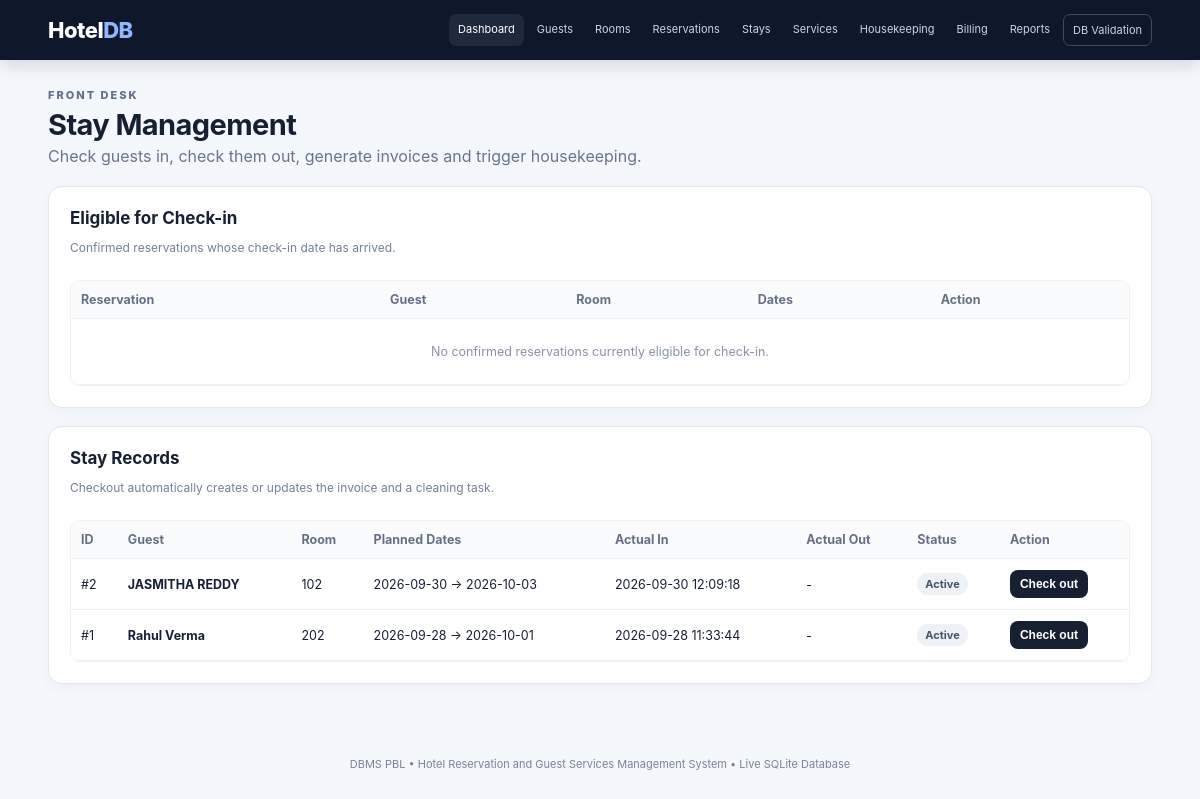
The app's page /stays with its own data.
### tables this page shows
CREATE TABLE stay (
    stay_id INTEGER PRIMARY KEY AUTOINCREMENT,
    reservation_id INTEGER NOT NULL UNIQUE,
    actual_check_in TEXT,
    actual_check_out TEXT,
    status TEXT NOT NULL DEFAULT 'Active'
        CHECK (status IN ('Active','Completed')),
    FOREIGN KEY (reservation_id) REFERENCES reservation(reservation_id)
);

CREATE TABLE room (
    room_id INTEGER PRIMARY KEY AUTOINCREMENT,
    room_number TEXT NOT NULL UNIQUE,
    room_type_id INTEGER NOT NULL,
    floor INTEGER NOT NULL CHECK (floor >= 0),
    status TEXT NOT NULL DEFAULT 'Available'
        CHECK (status IN ('Available','Occupied','Maintenance','Cleaning')),
    FOREIGN KEY (room_type_id) REFERENCES room_type(room_type_id)
);

CREATE TABLE reservation (
    reservation_id INTEGER PRIMARY KEY AUTOINCREMENT,
    guest_id INTEGER NOT NULL,
    room_id INTEGER NOT NULL,
    rate_plan_id INTEGER NOT NULL,
    reservation_date TEXT NOT NULL DEFAULT CURRENT_DATE,
    check_in_date TEXT NOT NULL,
    check_out_date TEXT NOT NULL,
    number_of_guests INTEGER NOT NULL CHECK (number_of_guests > 0),
    status TEXT NOT NULL DEFAULT 'Confirmed'
        CHECK (status IN ('Pending','Confirmed','Cancelled','Completed')),
    FOREIGN KEY (guest_id) REFERENCES guest(guest_id),
    FOREIGN KEY (room_id) REFERENCES room(room_id),
    FOREIGN KEY (rate_plan_id) REFERENCES rate_plan(rate_plan_id),
    CHECK (date(check_out_date) > date(check_in_date))
);

### app.py (the view)
@app.route("/stays")
def stays():
    data = rows("""SELECT s.*, rs.check_in_date, rs.check_out_date, r.room_number,
                 g.first_name || ' ' || g.last_name AS guest_name
                 FROM stay s
                 JOIN reservation rs ON s.reservation_id=rs.reservation_id
                 JOIN room r ON rs.room_id=r.room_id
                 JOIN guest g ON rs.guest_id=g.guest_id
                 ORDER BY s.stay_id DESC""")
    pending = rows("""SELECT rs.reservation_id, g.first_name || ' ' || g.last_name AS guest_name,
                    r.room_number, rs.check_in_date, rs.check_out_date
                    FROM reservation rs
                    JOIN guest g ON rs.guest_id=g.guest_id
                    JOIN room r ON rs.room_id=r.room_id
                    WHERE rs.status='Confirmed'
                    AND date(rs.check_in_date) <= date('now')
                    AND NOT EXISTS (SELECT 1 FROM stay s WHERE s.reservation_id=rs.reservation_id)
                    ORDER BY rs.check_in_date""")
    return render_template("stays.html", stays=data, pending=pending)

### app.py (called while the page is built)
def get_db():
    conn = sqlite3.connect(DB_PATH)
    conn.row_factory = sqlite3.Row
    conn.execute("PRAGMA foreign_keys = ON")
    return conn

def rows(sql, params=()):
    conn = get_db()
    result = conn.execute(sql, params).fetchall()
    conn.close()
    return result

@app.context_processor
def common():
    return {"today": date.today().isoformat()}

### app/templates/stays.html
{% extends 'base.html' %}{% block title %}Stays{% endblock %}
{% block content %}
<div class="page-title"><div><p class="eyebrow dark">FRONT DESK</p><h1>Stay Management</h1><p>Check guests in, check them out, generate invoices and trigger housekeeping.</p></div></div>
<section class="panel"><div class="panel-head"><div><h2>Eligible for Check-in</h2><p class="muted">Confirmed reservations whose check-in date has arrived.</p></div></div><div class="table-wrap"><table><thead><tr><th>Reservation</th><th>Guest</th><th>Room</th><th>Dates</th><th>Action</th></tr></thead><tbody>
{% for r in pending %}<tr><td>#{{r.reservation_id}}</td><td><strong>{{r.guest_name}}</strong></td><td>Room {{r.room_number}}</td><td>{{r.check_in_date}} → {{r.check_out_date}}</td><td><form method="post" action="/stays/checkin/{{r.reservation_id}}"><button class="button small">Check in</button></form></td></tr>{% else %}<tr><td colspan="5" class="empty">No confirmed reservations currently eligible for check-in.</td></tr>{% endfor %}</tbody></table></div></section>
<section class="panel"><div class="panel-head"><div><h2>Stay Records</h2><p class="muted">Checkout automatically creates or updates the invoice and a cleaning task.</p></div></div><div class="table-wrap"><table><thead><tr><th>ID</th><th>Guest</th><th>Room</th><th>Planned Dates</th><th>Actual In</th><th>Actual Out</th><th>Status</th><th>Action</th></tr></thead><tbody>
{% for s in stays %}<tr><td>#{{s.stay_id}}</td><td><strong>{{s.guest_name}}</strong></td><td>{{s.room_number}}</td><td>{{s.check_in_date}} → {{s.check_out_date}}</td><td>{{s.actual_check_in or '-'}}</td><td>{{s.actual_check_out or '-'}}</td><td><span class="status {{s.status|lower}}">{{s.status}}</span></td><td>{% if s.status=='Active' %}<form method="post" action="/stays/checkout/{{s.stay_id}}" onsubmit="return confirm('Check out this guest and generate the invoice?');"><button class="button small">Check out</button></form>{% else %}<a class="button secondary small" href="/billing">View Billing</a>{% endif %}</td></tr>{% endfor %}</tbody></table></div></section>
{% endblock %}

### app/static/style.css (style rules this page uses)
* { box-sizing:border-box }
html { scroll-behavior:smooth }
body { margin:0;font-family:Inter,Segoe UI,Arial,sans-serif;background:#f4f7fb;color:#172033 }
.eyebrow { font-size:11px;letter-spacing:2px;color:#a9bedc;font-weight:800;margin:0 }
.eyebrow.dark { color:#61708a }
.button { border:0;background:#172033;color:#fff;padding:10px 14px;border-radius:8px;cursor:pointer;text-decoration:none;font-size:13px;display:inline-block;font-weight:650;transition:.15s }
.button.small { padding:7px 10px;font-size:12px }
.quick-card span,.muted { color:#748097;font-size:12px }
.panel { background:#fff;border:1px solid #e2e7ef;border-radius:14px;padding:21px;margin:18px 0;box-shadow:0 4px 15px rgba(20,30,50,.035) }
.panel h2 { margin:0 0 6px;font-size:17px }
.panel-head,.section-heading { display:flex;justify-content:space-between;align-items:center;gap:15px;margin-bottom:13px }
.page-title { display:flex;justify-content:space-between;align-items:end;gap:20px;margin:5px 0 20px }
.page-title h1 { margin:5px 0 4px;font-size:29px;letter-spacing:-.6px }
.page-title p:not(.eyebrow) { margin:0;color:#69758a }
table { border-collapse:collapse;width:100%;font-size:12.5px }
th,td { text-align:left;padding:11px 10px;border-bottom:1px solid #edf0f4;vertical-align:middle }
th { color:#667085;background:#fafbfc;font-weight:700;position:sticky;top:0 }
.table-wrap { overflow:auto;border:1px solid #edf0f4;border-radius:10px }
.status { display:inline-flex;padding:4px 8px;border-radius:999px;background:#eef2f7;color:#475467;font-size:11px;font-weight:700;white-space:nowrap }
.empty { text-align:center;color:#8a94a6;padding:25px }

### records on screen
stay: stay_id "2", guest_name "JASMITHA REDDY", room_number "102", check_in_date "2026-09-30", check_out_date "2026-10-03", actual_check_in "2026-09-30 12:09:18", actual_check_out "-", status "Active"
stay: stay_id "1", guest_name "Rahul Verma", room_number "202", check_in_date "2026-09-28", check_out_date "2026-10-01", actual_check_in "2026-09-28 11:33:44", actual_check_out "-", status "Active"
